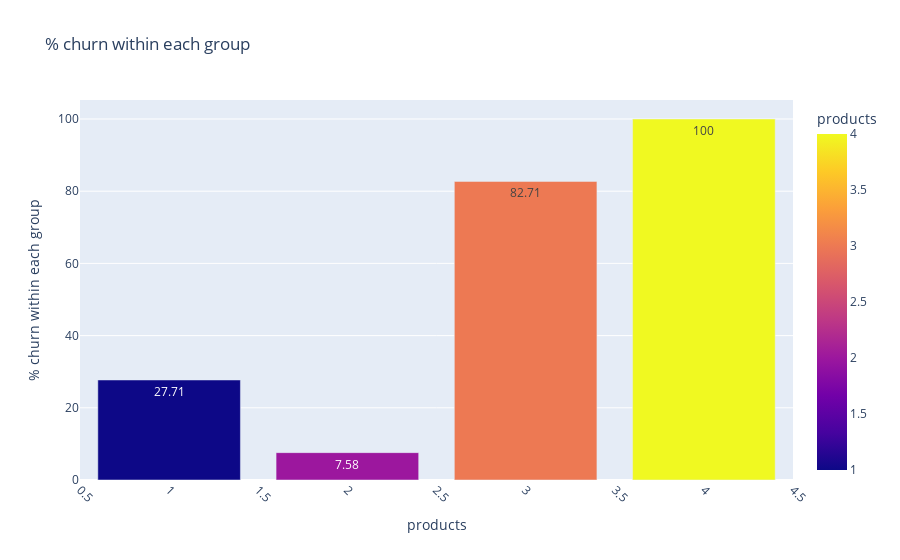

Notebook code cell kept with this figure:
### Code cell
#let's group by product and look at the outflow

churned_products = data.groupby('products').count()['churn'].reset_index().set_index('products');

churned_by_products= data.query('churn == 1').groupby('products').count()['churn'].reset_index().set_index('products');

display(churned_by_products)

products_churn_perc = (churned_by_products/churned_products *100).round(2)

products_churn_perc.columns=['% churn within each group']

display(products_churn_perc)

fig = px.bar(
    products_churn_perc.reset_index(), x='products', y='% churn within each group', color='products', text = '% churn within each group', 
    title='% churn within each group'
)

fig.update_xaxes(tickangle=45)
fig.show()

### Figure 1 — Plotly figure (JSON) as saved in the notebook; plotly's stock layout.template omitted (floating-point values rounded to 4 significant figures)
{"data": [{"alignmentgroup": "True", "hovertemplate": "products=%{marker.color}<br>% churn within each group=%{text}<extra></extra>", "legendgroup": "", "marker": {"color": [1, 2, 3, 4], "coloraxis": "coloraxis", "pattern": {"shape": ""}}, "name": "", "offsetgroup": "", "orientation": "v", "showlegend": false, "text": [27.71, 7.58, 82.71, 100], "textposition": "auto", "type": "bar", "x": [1, 2, 3, 4], "xaxis": "x", "y": [27.71, 7.58, 82.71, 100], "yaxis": "y"}], "layout": {"barmode": "relative", "coloraxis": {"colorbar": {"title": {"text": "products"}}, "colorscale": [[0, "#0d0887"], [0.1111, "#46039f"], [0.2222, "#7201a8"], [0.3333, "#9c179e"], [0.4444, "#bd3786"], [0.5556, "#d8576b"], [0.6667, "#ed7953"], [0.7778, "#fb9f3a"], [0.8889, "#fdca26"], [1, "#f0f921"]]}, "legend": {"tracegroupgap": 0}, "title": {"text": "% churn within each group"}, "xaxis": {"anchor": "y", "domain": [0, 1], "tickangle": 45, "title": {"text": "products"}}, "yaxis": {"anchor": "x", "domain": [0, 1], "title": {"text": "% churn within each group"}}}}
